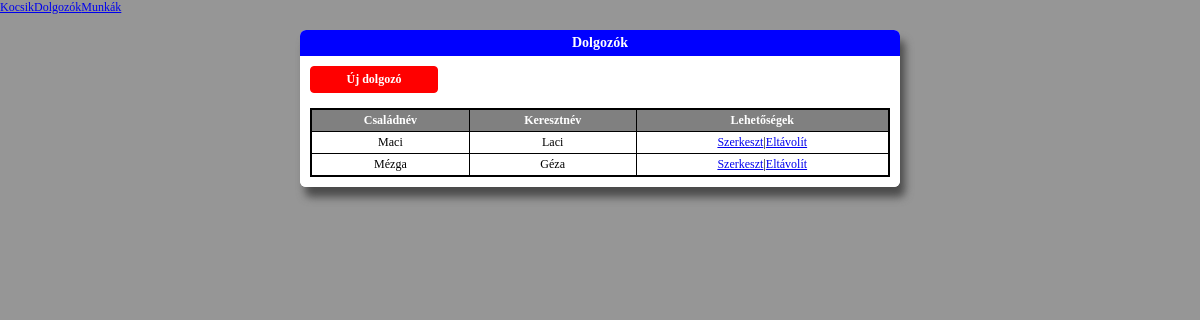
Screenshot of /index.php/dolgozok with the database file from the repository.
### tables this page shows
CREATE TABLE "dolgozok" (
	dolgozoid INTEGER NOT NULL PRIMARY KEY AUTOINCREMENT,
	csaladnev TEXT NOT NULL,
	keresztnev TEXT NOT NULL);

### application/controllers/dolgozok.php (called while the page is built, shortened)
<?php
class Dolgozok extends CI_Controller {
	public function __construct() {
		$this->load->model('Dolgozok_model');
	}
	public function index() {
		$data['dolgozok'] = $this->Dolgozok_model->getAllDolgozok();
		$partialviews = [
			'header' => $this->load->view('partials/header_view','', TRUE),
			'menu' => $this->load->view('partials/menu_view', '', TRUE),
			'content' => $this->load->view('admin/dolgozok/dolgozok_list_view', $data, TRUE),
			'footer' => $this->load->view('partials/footer_view', '', TRUE)
		];
		$this->load->view('public_template_view', $partialviews);
	}
}

### index.php (called while the page is built, shortened)
<?php
require_once BASEPATH.'core/CodeIgniter.php';

### application/models/Dolgozok_model.php (called while the page is built, shortened)
<?php
class Dolgozok_model extends CI_Model {
    public function getAllDolgozok() {
        $query = $this->db->get('dolgozok');
        return $query->result_array();
    }
}
?>

### application/views/admin/dolgozok/dolgozok_list_view.php (the view)
<div class="adminform-container">
    <div class="adminform-title">Dolgozók</div>
    <div class="adminform-body">
        <?php echo(anchor('dolgozok/create','Új dolgozó','class="itemcreate-button"')); ?>
        <br />
        <table class="listview-table">
            <tr>
                <th class="listview-rowheader">Családnév</th>
                <th class="listview-rowheader">Keresztnév</th>
                <th class="listview-rowheader">Lehetőségek</th>
            </tr>
            <?php
            foreach ($dolgozok as $dolgozo_item):
                ?><tr class="listview-row">
                    <td class="listview-cell"><?php echo($dolgozo_item['csaladnev']); ?></td>
                    <td class="listview-cell"><?php echo($dolgozo_item['keresztnev']); ?></td>
                    <td class="listview-cell"><?php
                        echo(anchor('dolgozok/edit/'.$dolgozo_item['dolgozoid'],'Szerkeszt'));
                        echo('|');
                        echo(anchor('dolgozok/delete/'.$dolgozo_item['dolgozoid'],'Eltávolít'));
                    ?></td>
                </tr>
            <?php endforeach; ?>
        </table>
    </div>
</div>

### css/mainStyles.css (style rules this page uses)
body { margin: 0px; padding: 0px; width: 100%; font-family: 'Lucida Sans Unicode'; font-size: 12px; background-color: rgb(150,150,150); }
.adminform-container { padding: 0px; margin: 15px 25%; background-color: white; border-radius: 6px; border: none; box-shadow: 5px 10px 8px rgb(75,75,75); position: relative; }
.adminform-title { padding: 5px; margin: 0px; border-radius: 6px 6px 0px 0px; background-color: blue; color: white; font-weight: bold; font-size: 14px; text-align: center; }
.adminform-body { padding: 10px; margin: 0px; border-radius: 0px 0px 6px 6px; background-color: white; color: black; font-size: 12px; word-wrap: normal; }

### css/tableStyles.css (style rules this page uses)
.listview-table { width: 100%; margin: 0px; padding: 0px; border-collapse: collapse; border: 2px solid black; }
.listview-rowheader { padding: 3px; margin: 0px; color: white; background-color: grey; font-weight: bold; text-align: center; border: 1px solid black; }
.listview-row { background-color: white; }
.listview-cell { padding: 3px; margin: 0px; text-align: center; border: 1px solid black; }

### css/controlStyles.css (style rules this page uses)
.itemcreate-button:link, .itemcreate-button:visited { margin: 0px; padding: 5px; width: 20%; background-color: rgb(255,0,0); color: white; border: 1px solid rgb(255,0,0); border-radius: 4px; font-weight: bold; text-align: center; text-decoration: none; display: block; }

### rows the page displays
dolgozok: csaladnev "Maci", keresztnev "Laci", dolgozoid "Szerkeszt", dolgozoid "Eltávolít"
dolgozok: csaladnev "Mézga", keresztnev "Géza", dolgozoid "Szerkeszt", dolgozoid "Eltávolít"

### other values shown
anchor("kocsik/index","Kocsik",'') "Kocsik"
anchor("dolgozok/index", "Dolgozók",'') "Dolgozók"
anchor("munkak/index", "Munkák",'') "Munkák"
anchor('dolgozok/create','Új dolgozó','class="itemcreate-button"') "Új dolgozó"
